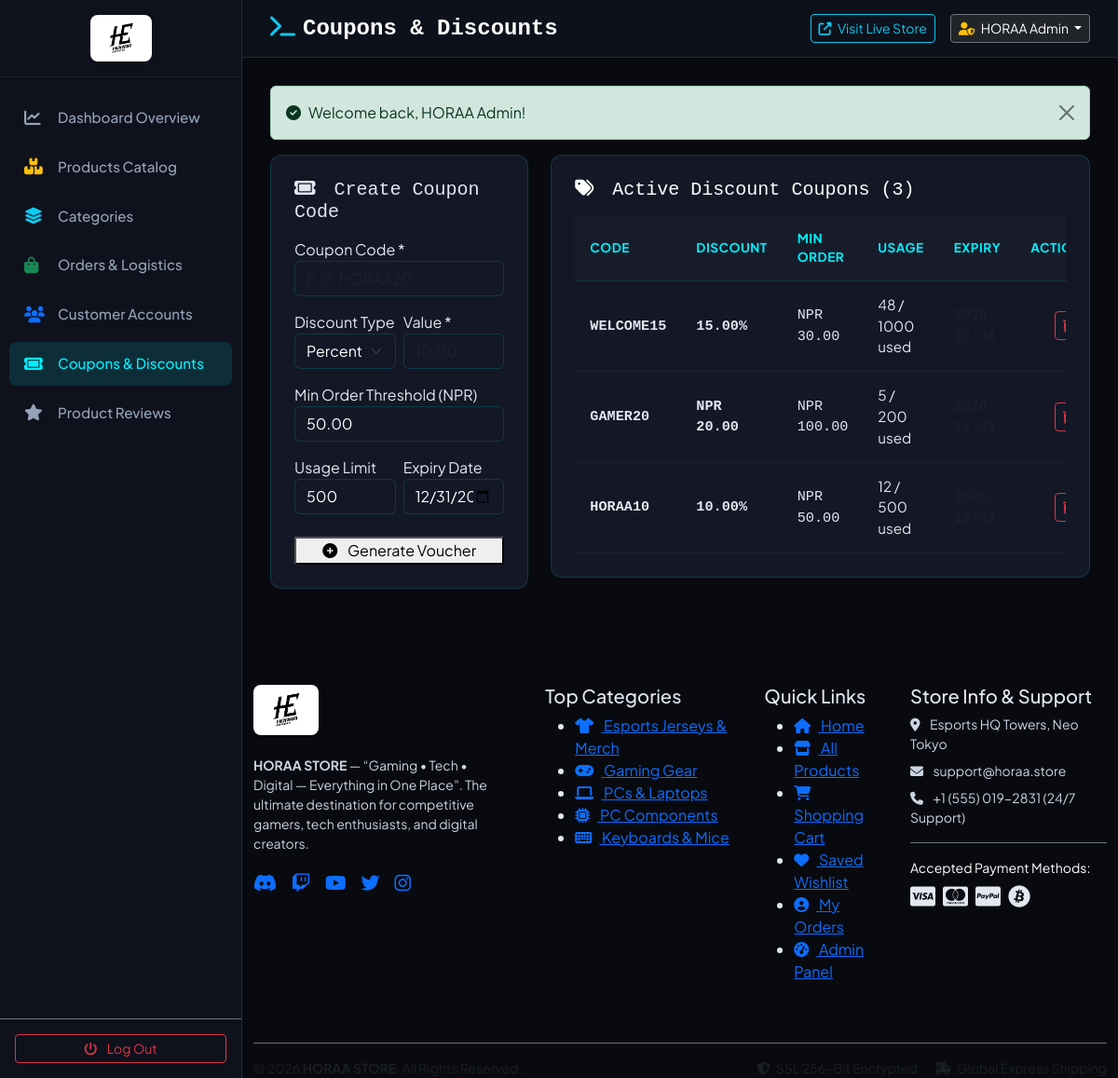
Page /admin/coupons.php (signed in) on the committed database.
### tables this page shows
CREATE TABLE IF NOT EXISTS `users` (
  `id` INT AUTO_INCREMENT PRIMARY KEY,
  `name` VARCHAR(100) NOT NULL,
  `email` VARCHAR(150) NOT NULL UNIQUE,
  `password` VARCHAR(255) NOT NULL,
  `phone` VARCHAR(30) DEFAULT NULL,
  `address` TEXT DEFAULT NULL,
  `city` VARCHAR(100) DEFAULT NULL,
  `postal_code` VARCHAR(20) DEFAULT NULL,
  `role` ENUM('user', 'admin') DEFAULT 'user',
  `created_at` TIMESTAMP DEFAULT CURRENT_TIMESTAMP,
  `updated_at` TIMESTAMP DEFAULT CURRENT_TIMESTAMP ON UPDATE CURRENT_TIMESTAMP
);

CREATE TABLE IF NOT EXISTS `coupons` (
  `id` INT AUTO_INCREMENT PRIMARY KEY,
  `code` VARCHAR(50) NOT NULL UNIQUE,
  `discount_type` ENUM('percent', 'fixed') NOT NULL DEFAULT 'percent',
  `discount_value` DECIMAL(10, 2) NOT NULL,
  `min_order_amount` DECIMAL(10, 2) DEFAULT 0.00,
  `usage_limit` INT DEFAULT 100,
  `times_used` INT DEFAULT 0,
  `expiry_date` DATE DEFAULT NULL,
  `is_active` TINYINT(1) DEFAULT 1,
  `created_at` TIMESTAMP DEFAULT CURRENT_TIMESTAMP
);

CREATE TABLE IF NOT EXISTS `categories` (
  `id` INT AUTO_INCREMENT PRIMARY KEY,
  `name` VARCHAR(100) NOT NULL,
  `slug` VARCHAR(100) NOT NULL UNIQUE,
  `description` TEXT DEFAULT NULL,
  `icon` VARCHAR(50) DEFAULT 'fas fa-gamepad',
  `image` VARCHAR(255) DEFAULT NULL,
  `created_at` TIMESTAMP DEFAULT CURRENT_TIMESTAMP
);

### admin/coupons.php (the view, shortened to what this page needs)
<?php
require_once __DIR__ . '/../includes/functions.php';
$stmt = $db->query("SELECT * FROM coupons ORDER BY id DESC");
$coupons = $stmt->fetchAll();
$adminPageTitle = "Coupons & Discounts";
require_once __DIR__ . '/../includes/admin_header.php';
?>
<div class="row g-4 mb-5">
    <div class="col-lg-4">
        <div class="admin-card">
            <h5 class="text-magenta mb-3 font-monospace"><i class="fas fa-ticket me-2"></i> Create Coupon Code</h5>
            <form action="coupons.php" method="POST">
                <div class="mb-3">
                    <label class="form-label-cyber">Coupon Code *</label>
                    <input type="text" name="code" class="form-control form-control-cyber" required placeholder="e.g. HORAA20" style="text-transform: uppercase;">
                </div>
                <div class="row g-2 mb-3">
                    <div class="col-6">
                        <label class="form-label-cyber">Discount Type</label>
                        <select name="discount_type" class="form-select bg-dark text-white border-cyan">
                            <option value="percent">Percent (%)</option>
                        </select>
                    </div>
                    <div class="col-6">
                        <label class="form-label-cyber">Value *</label>
                        <input type="number" step="0.01" name="discount_value" class="form-control form-control-cyber" required placeholder="10.00">
                    </div>
                </div>
                <div class="mb-3">
                    <label class="form-label-cyber">Min Order Threshold (NPR)</label>
                    <input type="number" step="0.01" name="min_order_amount" class="form-control form-control-cyber" value="50.00">
                </div>
                <div class="row g-2 mb-4">
                    <div class="col-6">
                        <label class="form-label-cyber">Usage Limit</label>
                        <input type="number" name="usage_limit" class="form-control form-control-cyber" value="500">
                    </div>
                    <div class="col-6">
                        <label class="form-label-cyber">Expiry Date</label>
                        <input type="date" name="expiry_date" class="form-control form-control-cyber" value="2026-12-31">
                    </div>
                </div>
                <button type="submit" name="add_coupon" class="btn-magenta w-100 justify-content-center">
                    <i class="fas fa-plus-circle me-2"></i> Generate Voucher
                </button>
            </form>
        </div>
    </div>
    <div class="col-lg-8">
        <div class="admin-card">
            <h5 class="text-white mb-3 font-monospace"><i class="fas fa-tags text-cyan me-2"></i> Active Discount Coupons (<?php echo count($coupons); ?>)</h5>
            <div class="table-responsive">
                <table class="admin-table align-middle">
                    <thead>
                        <tr>
                            <th>Code</th>
                            <th>Discount</th>
                            <th>Min Order</th>
                            <th>Usage</th>
                            <th>Expiry</th>
                            <th class="text-end">Action</th>
                        </tr>
                    </thead>
                    <tbody>
                        <?php foreach ($coupons as $c): ?>
                            <tr>
                                <td class="font-monospace fw-bold text-magenta"><?php echo sanitize($c['code']); ?></td>
                                <td class="font-monospace text-cyan fw-bold">
                                    <?php echo $c['discount_type'] === 'percent' ? $c['discount_value'] . '%' : format_price($c['discount_value']); ?>
                                </td>
                                <td class="font-monospace"><?php echo format_price($c['min_order_amount']); ?></td>
                                <td>
                                    <span class="badge-cyber"><?php echo $c['times_used']; ?> / <?php echo $c['usage_limit'] ?: '∞'; ?> used</span>
                                </td>
                                <td class="small text-muted font-monospace"><?php echo $c['expiry_date'] ?: 'No Expiry'; ?></td>
                                <td class="text-end">
                                    <form action="coupons.php" method="POST" class="d-inline" onsubmit="return confirm('Delete coupon?');">
                                        <button type="submit" name="delete_coupon" class="btn btn-sm btn-outline-danger">
                                            <i class="fas fa-trash"></i>
                                        </button>
                                    </form>
                                </td>
                            </tr>
                        <?php endforeach; ?>
                    </tbody>
                </table>
            </div>
        </div>
    </div>
</div>
<?php require_once __DIR__ . '/../includes/footer.php'; ?>

### includes/admin_header.php (shortened to what this page needs)
<?php
require_once __DIR__ . '/functions.php';
$adminUser = current_user();
?>
<!DOCTYPE html>
<html lang="en">
<head>
    <link href="https://cdn.jsdelivr.net/npm/bootstrap@5.3.2/dist/css/bootstrap.min.css" rel="stylesheet">
    <link rel="stylesheet" href="https://cdnjs.cloudflare.com/ajax/libs/font-awesome/6.4.2/css/all.min.css">
    <link rel="stylesheet" href="<?php echo url('assets/css/admin.css?v=' . time()); ?>">
</head>
<body class="admin-body">
    <div class="admin-wrapper">
        <?php include __DIR__ . '/admin_sidebar.php'; ?>
        <div class="admin-main">
            <header class="admin-topbar">
                <div class="d-flex align-items-center gap-3">
                    <h4 class="mb-0 text-white font-monospace fw-bold">
                        <i class="fas fa-terminal text-info me-2"></i><?php echo isset($adminPageTitle) ? sanitize($adminPageTitle) : 'Dashboard Overview'; ?>
                    </h4>
                </div>
                <div class="d-flex align-items-center gap-3">
                    <a href="<?php echo url('index.php'); ?>" target="_blank" class="btn btn-sm btn-outline-info">
                        <i class="fas fa-external-link-alt me-1"></i> Visit Live Store
                    </a>
                    <div class="dropdown">
                        <button class="btn btn-sm btn-dark dropdown-toggle border-secondary" type="button" data-bs-toggle="dropdown">
                            <i class="fas fa-user-shield text-warning me-1"></i> <?php echo sanitize($adminUser['name']); ?>
                        </button>
                    </div>
                </div>
            </header>
            <div class="admin-content">

### includes/footer.php (shortened to what this page needs)
        </div>
    <?php if (basename($_SERVER['PHP_SELF']) !== 'order-success.php'): ?>
    <footer class="horaa-footer">
        <div class="container">
            <div class="row g-4 mb-5">
                <div class="col-lg-4 col-md-6">
                    <a href="<?php echo url('index.php'); ?>" class="brand-logo d-inline-block mb-3 p-2 px-3 bg-white rounded-3 shadow-sm">
                        <img src="https://horaaesports.com.np/images/HORAA-ESPORTSBlack.png" onerror="this.onerror=null;this.src='<?php echo url('assets/images/horaa-logo.png'); ?>';" alt="HORAA Esports" style="height: 38px; width: auto; object-fit: contain; display: block;">
                    </a>
                    <p class="text-secondary small pe-lg-4 mb-3" style="color: #cbd5e1 !important;">
                        <strong>HORAA STORE</strong> — “Gaming • Tech • Digital — Everything in One Place”.
                        The ultimate destination for competitive gamers, tech enthusiasts, and digital creators.
                    </p>
                    <div class="d-flex gap-3 fs-5">
                        <a href="#" class="text-purple"><i class="fab fa-discord"></i></a>
                        <a href="#" class="text-purple"><i class="fab fa-twitch"></i></a>
                        <a href="#" class="text-purple"><i class="fab fa-youtube"></i></a>
                        <a href="#" class="text-purple"><i class="fab fa-twitter"></i></a>
                        <a href="#" class="text-purple"><i class="fab fa-instagram"></i></a>
                    </div>
                </div>
                <div class="col-lg-3 col-md-6">
                    <h5 class="footer-title">Top Categories</h5>
                    <ul class="footer-links">
                        <?php
                        global $db;
                        $footerCats = [];
                        if (isset($db)) {
                            try {
                                $fStmt = $db->query("SELECT id, name, icon FROM categories ORDER BY id ASC LIMIT 5");
                                if ($fStmt) $footerCats = $fStmt->fetchAll();
                            } catch (Exception $e) {}
                        }
                        ?>
                        <?php if (!empty($footerCats)): ?>
                            <?php foreach ($footerCats as $fCat): ?>
                                <li>
                                    <a href="<?php echo url('shop.php?cat=' . $fCat['id']); ?>">
                                        <i class="<?php echo sanitize($fCat['icon'] ?: 'fas fa-tag'); ?> text-purple me-2"></i>
                                        <?php echo sanitize($fCat['name']); ?>
                                    </a>
                                </li>
                            <?php endforeach; ?>
                        <?php endif; ?>
                    </ul>
                </div>
                <div class="col-lg-2 col-md-6">
                    <h5 class="footer-title">Quick Links</h5>
                    <ul class="footer-links">
                        <li><a href="<?php echo url('index.php'); ?>"><i class="fas fa-house text-purple me-2"></i> Home</a></li>
                        <li><a href="<?php echo url('shop.php'); ?>"><i class="fas fa-store text-purple me-2"></i> All Products</a></li>
                        <li><a href="<?php echo url('cart.php'); ?>"><i class="fas fa-shopping-cart text-purple me-2"></i> Shopping Cart</a></li>
                        <li><a href="<?php echo url('wishlist.php'); ?>"><i class="fas fa-heart text-purple me-2"></i> Saved Wishlist</a></li>
                        <li><a href="<?php echo url('profile.php'); ?>"><i class="fas fa-user-circle text-purple me-2"></i> My Orders</a></li>
                        <li><a href="<?php echo url('admin/index.php'); ?>"><i class="fas fa-gauge-high text-purple me-2"></i> Admin Panel</a></li>
                    </ul>
                </div>
                <div class="col-lg-3 col-md-6">
                    <h5 class="footer-title">Store Info & Support</h5>
                    <ul class="list-unstyled small mb-3" style="color: #cbd5e1;">
                        <li class="mb-2"><i class="fas fa-map-marker-alt text-purple me-2"></i> Esports HQ Towers, Neo Tokyo</li>
                        <li class="mb-2"><i class="fas fa-envelope text-purple me-2"></i> support@horaa.store</li>
                        <li class="mb-2"><i class="fas fa-phone text-purple me-2"></i> +1 (555) 019-2831 (24/7 Support)</li>
                    </ul>
                    <div class="border-top border-secondary pt-3 mt-3">
                        <span class="small d-block mb-2 text-white">Accepted Payment Methods:</span>
                        <div class="d-flex gap-2 fs-4 text-purple">
                            <i class="fab fa-cc-visa" title="Visa"></i>
                            <i class="fab fa-cc-mastercard" title="Mastercard"></i>
                            <i class="fab fa-cc-paypal" title="PayPal"></i>
                            <i class="fab fa-bitcoin text-gold" title="Crypto / Esports Pay"></i>
                        </div>
                    </div>
                </div>
            </div>
            <div class="border-top border-secondary pt-3 d-flex flex-column flex-md-row align-items-center justify-content-between text-muted small">
                <div>&copy; <?php echo date('Y'); ?> <strong>HORAA STORE</strong>. All Rights Reserved.</div>
                <div class="mt-2 mt-md-0">
                    <span class="me-3"><i class="fas fa-shield-halved text-cyan me-1"></i> SSL 256-Bit Encrypted</span>
                    <span><i class="fas fa-truck-fast text-cyan me-1"></i> Global Express Shipping</span>
                </div>
            </div>
        </div>
    </footer>
    <?php endif; ?>
</body>
</html>

### assets/css/admin.css (style rules this page uses)
:root { --admin-bg: #090a10; --admin-sidebar-bg: #0f121d; --admin-card-bg: #141826; --admin-border: rgba(0, 240, 255, 0.15); --admin-primary: #00f0ff; --admin-accent: #ff0055; --admin-text: #e2e8f0; --admin-muted: #94a3b8; --font-heading: 'Plus Jakarta Sans', sans-serif; --font-subheading: 'Outfit', sans-serif; }
body.admin-body { background-color: var(--admin-bg); color: var(--admin-text); font-family: 'Plus Jakarta Sans', 'Inter', sans-serif; margin: 0; padding: 0; }
.admin-wrapper { display: flex; min-height: 100vh; }
.admin-main { margin-left: 260px; flex-grow: 1; display: flex; flex-direction: column; }
.admin-topbar { background: rgba(15, 18, 29, 0.9); backdrop-filter: blur(10px); border-bottom: 1px solid var(--admin-border); padding: 15px 30px; display: flex; align-items: center; justify-content: space-between; position: sticky; top: 0; z-index: 90; }
.admin-content { padding: 30px; }
.admin-card { background: var(--admin-card-bg); border: 1px solid var(--admin-border); border-radius: 12px; padding: 25px; margin-bottom: 25px; }
.admin-table { width: 100%; border-collapse: collapse; }
.admin-table th { background: rgba(255, 255, 255, 0.02); color: var(--admin-primary); font-size: 0.85rem; text-transform: uppercase; letter-spacing: 0.5px; padding: 14px 16px; text-align: left; border-bottom: 1px solid var(--admin-border); }
.admin-table td { padding: 14px 16px; border-bottom: 1px solid rgba(255, 255, 255, 0.05); font-size: 0.95rem; vertical-align: middle; }
.form-control, .form-select, input, select, textarea { background-color: #141826 !important; border: 1px solid var(--admin-border) !important; color: #ffffff !important; }

### rows in the picture
users: name "HORAA Admin"
coupons: code "WELCOME15", discount_value "15.00", min_order_amount "NPR 30.00", times_used "48", usage_limit "1000"
coupons: code "GAMER20", discount_value "NPR 20.00", min_order_amount "NPR 100.00", times_used "5", usage_limit "200"
coupons: code "HORAA10", discount_value "10.00", min_order_amount "NPR 50.00", times_used "12", usage_limit "500"
categories: name "Esports Jerseys & Merch"
categories: name "Gaming Gear"
categories: name "PCs & Laptops"
categories: name "PC Components"
categories: name "Keyboards & Mice"

### other values in the picture
$adminPageTitle "Coupons & Discounts"
$flash['message'] "Welcome back, HORAA Admin!"
count($coupons) "3"
